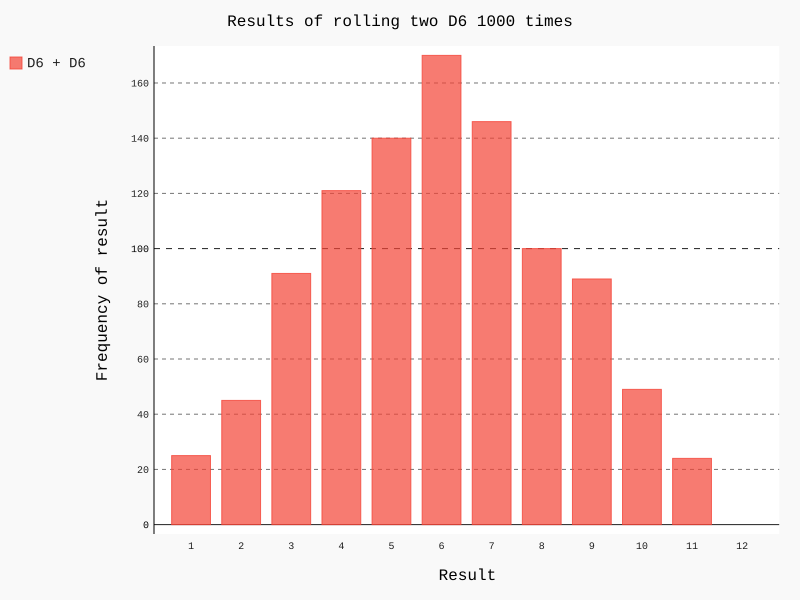

Here is the Python script that generated this plot:
from die import Die
import pygal

die_1 = Die()
die_2 = Die()

results = []
for roll_num in range(1000):
    result = die_1.roll() + die_2.roll()
    results.append(result)

frequencies = []
max_result = die_1.num_sides + die_2.num_sides
for value in range(2, max_result + 1):
    frequency = results.count(value)
    frequencies.append(frequency)

hist = pygal.Bar()
hist.title = "Results of rolling two D6 1000 times"
hist.x_labels = ['1', '2', '3', '4', '5', '6', '7', '8', '9', '10', '11', '12']
hist.x_title = "Result"
hist.y_title = "Frequency of result"

hist.add('D6 + D6', frequencies)
hist.render_to_file('die_visual.svg')
